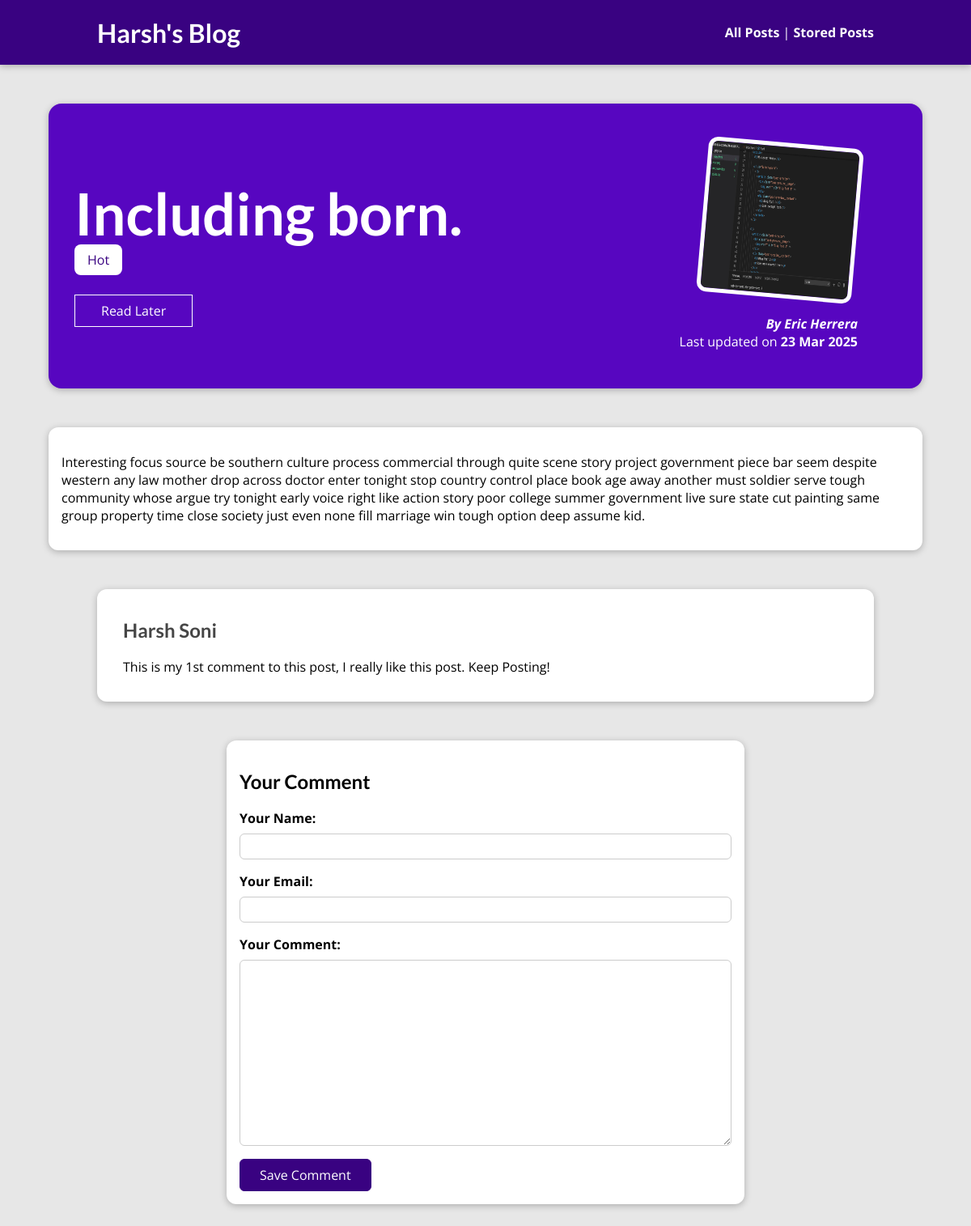
The page /posts/including-born/ on the database as committed earlier.
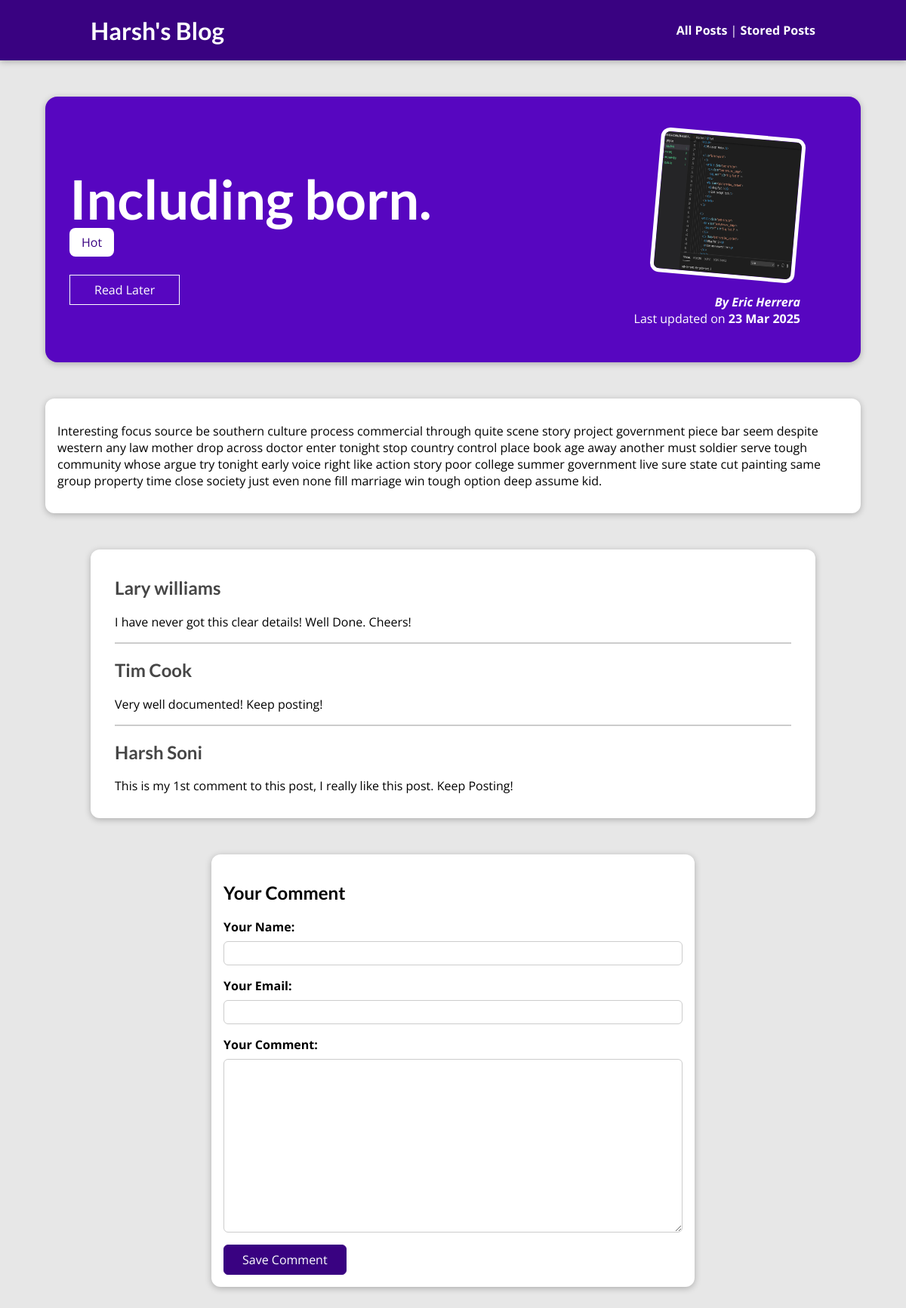
The same page on the database as committed later.
### blog/models.py (models this page shows, shortened)
class Post(models.Model):
    author = models.ForeignKey(
        Author, related_name="posts", on_delete=models.SET_NULL, null=True)
    tags = models.ManyToManyField(Tag, related_name="posts", blank=True)
    image = models.ImageField(upload_to="posts", null=True)
    title = models.CharField(max_length=125)
    excert = models.CharField(max_length=200)
    date = models.DateField(auto_now=True)
    content = models.CharField(max_length=1500)
    slug = models.SlugField(default="", editable=False,
                            null=False, db_index=True, unique=True)

class Tag(models.Model):
    caption = models.CharField(max_length=20, blank=True)

class Author(models.Model):
    first_name = models.CharField(max_length=100)
    last_name = models.CharField(max_length=100)
    email_address = models.EmailField(max_length=254)
    def __str__(self) -> str:
        return f"{self.first_name} {self.last_name}"

class Comment(models.Model):
    user_name = models.CharField(max_length=120)
    user_email = models.EmailField()
    text = models.TextField(max_length=400)
    post = models.ForeignKey(
        Post, on_delete=models.CASCADE, related_name="comments")

### blog/views.py (the view, shortened to what this page needs)
# urls.py: path('posts/<slug:slug>/', views.PostDetailView.as_view(), name="post-detail"),
class PostDetailView(View):
    def is_stored_post(self, request, post_id):
        stored_posts = request.session.get("stored_posts") #Getting the value from session
        if stored_posts is not None:
            is_saved_for_later = post_id in stored_posts
        else:
            is_saved_for_later = False
        return is_saved_for_later
    def get(self, request, slug):
        post = Post.objects.get(slug=slug)
        context = self.post_detail_context(CommentForm(), post, request)
        return render(request, "blog/post-detail.html",context)
    def post_detail_context(self, comment_form, post, request):
        context = {
            "post" : post,
            "post_tags" : post.tags.all(),
            "comment_form" : comment_form,
            "comments" : post.comments.all().order_by("-id"),
            "saved_for_later" : self.is_stored_post(request,post.id)
        }
        return context

### blog/forms.py
class CommentForm(forms.ModelForm):
    class Meta:
        model = Comment
        exclude = ["post"]
        labels = {
            "user_name" : "Your Name",
            "user_email" : "Your Email",
            "text" : "Your Comment"
        }

### blog/templates/blog/post-detail.html (shortened to what this page needs)
{% extends "base.html" %}
{% load static %}
{% block css_files %}
    <link rel="stylesheet" href="{% static "blog/post-detail.css" %}">
{% endblock css_files %}
{% block body %}
    <section id="summary">
        <h2>{{ post.title }}</h2>
        <div>
            {% for tag in post_tags %}
                <span class="tag"> {{ tag.caption }} </span>
            {% endfor %}
        </div>
        <div id="read-later">
           <form action="{% url "read-later" %}" method="POST">
              <button>
                {% if saved_for_later %}
                  Remove from "Read Later" List
                {% else %}
                  Read Later
                {% endif %}
              </button>
           </form>
        </div>
        <article>
            <img src="{{post.image.url}}" alt="{{post.title}}" />
            <address>By <a href="mailto:{{post.author.email_address}}">{{post.author}}</a></address>
            <div>
              Last updated on <time> {{post.date|date:"d M Y"}}</time>
            </div>
        </article>
    </section>
    <main>
       {{post.content|linebreaks}}
    </main>
    <section id="comments">
        <ul>
          {% for comment in comments %}
            <li>
              <h2>{{ comment.user_name }}</h2>
              <p>{{ comment.text|linebreaks }}</p>
            </li>
          {% endfor %}
        </ul>
      </section>
    <section id="comment-form">
        <h2> Your Comment </h2>
        <form action="{% url "post-detail" post.slug %}" method="POST">
            {% for form_field in comment_form %}
              <div class="form-control {% if form_field.errors %}invalid{% endif %}">
                {{ form_field.label_tag }}
                {{ form_field }}
              </div>
            {% endfor %}
            <button>Save Comment</button>
        </form>
    </section>
{% endblock body %}

### templates/base.html (shortened to what this page needs)
{% load static %}
<!DOCTYPE html>
<html lang="en">
<head>
    <link rel="stylesheet" href="{% static "app.css" %}">
    {% block css_files %}{% endblock css_files %}
</head>
<body>
    <header id="main-navigation">
        <h1> <a href="{% url "index" %}">Harsh's Blog</a> </h1>
        <nav>
            <a href="{% url "all-posts" %}">All Posts</a> <span style="color:white"> | </span>
            <a href="{% url "read-later" %}">Stored Posts</a>
        </nav>
    </header>
   {% block body %}{% endblock body %}
</body>
</html>

### static/app.css (style rules this page uses)
* { box-sizing: border-box; }
html { font-family: 'Open Sans', 'Lato', sans-serif; }
body { margin: 0; }
h1, h2, h3 { font-family: 'Lato', sans-serif; font-weight: bold; }
#main-navigation { width: 100%; height: 5rem; display: flex; justify-content: space-between; align-items: center; padding: 0 10%; position: absolute; top: 0; left: 0; }
#main-navigation a { text-decoration: none; color: white; font-weight: bold; }

### blog/static/blog/post-detail.css (style rules this page uses)
body { background-color: #e7e7e7; }
#main-navigation { background-color: #390281; box-shadow: 0 2px 8px rgba(0, 0, 0, 0.25); }
#summary { margin: 8rem auto 3rem auto; padding: 2rem; width: 90%; max-width: 90rem; border-radius: 16px; background-color: #5706c0; position: relative; box-shadow: 0 2px 8px rgba(0, 0, 0, 0.25); height: 22rem; }
#summary h2 { color: white; font-size: 4.5rem; margin-bottom: 0.25rem; }
#summary article { position: absolute; top: 2rem; right: 3rem; padding: 1rem 2rem; border-radius: 12px; text-align: right; color: white; }
#summary article img { width: 12rem; height: 12rem; border-radius: 12px; transform: rotateZ(5deg); border: 5px solid white; margin-bottom: 1rem; }
#summary address { font-weight: bold; }
#summary a { color: white; text-decoration: none; }
#summary time { font-weight: bold; }
#read-later { margin: 2rem 0; }
#read-later button { background-color: transparent; border: 1px solid white; padding: 0.5rem 2rem; font: inherit; color: white; cursor: pointer; }
main { width: 90%; max-width: 90rem; margin: 3rem auto; background-color: white; padding: 1rem; border-radius: 12px; box-shadow: 0 2px 8px rgba(0, 0, 0, 0.25); }
.tag { background-color: white; color: #390281; padding: 0.5rem 1rem; border-radius: 8px; }
#comment-form { margin: 3rem auto; width: 90%; max-width: 40rem; border-radius: 12px; background-color: white; box-shadow: 0 2px 8px rgba(0, 0, 0, 0.25); padding: 1rem; }
#comment-form button { font: inherit; background-color: #390281; color: white; border: 1px solid #390281; padding: 0.5rem 1.5rem; border-radius: 6px; cursor: pointer; }
.form-control { margin-bottom: 1rem; }
.form-control label { font-weight: bold; margin-bottom: 0.5rem; display: block; }
.form-control input, .form-control textarea { display: block; width: 100%; font: inherit; padding: 0.25rem; border-radius: 6px; border: 1px solid #ccc; }
#comments { margin: 3rem auto; width: 90%; max-width: 60rem; border-radius: 12px; background-color: white; box-shadow: 0 2px 8px rgba(0, 0, 0, 0.25); padding: 1rem 2rem; }
#comments ul { list-style: none; margin: 0; padding: 0; }
#comments li { margin-bottom: 1rem; border-bottom: 2px solid #ccc; }
#comments li:last-of-type { border-bottom: none; }
#comments h2 { color: #464646; }

Rows that differ between the two databases and show on the page:
added Comment: user_name "Lary williams", text "I have never got this clear details! Well Done. Cheers!"
added Comment: user_name "Tim Cook", text "Very well documented! Keep posting!"
